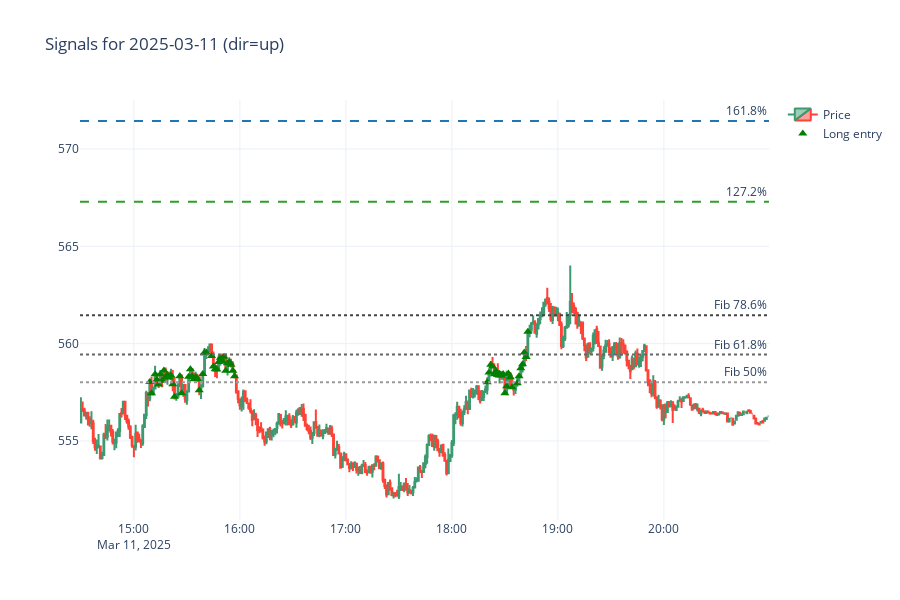

Here is the notebook cell this chart was saved with:
### Markdown cell above
## Signals: Fibonacci Pullback Strategy

This section derives simple buy/sell signals from the Fibonacci retracement overlays and plots them on a dedicated chart. Rules (per side):

- Direction: use intraday swing (auto) to decide up/down.
- Entry: price touches the 50–61.8% zone; trend filter (EMA9 vs EMA21); momentum check (RSI).
- Stop: beyond 78.6% or swing extreme with an ATR buffer.
- Targets: 1R partial; then swing extreme or 127.2%/161.8% extension.

A compact table prints key levels per signal.

### Code cell
# Compute and visualize simple Fibonacci pullback signals for the selected day
import math
from IPython.display import display

try:
    # Reuse the same date and loader from the dashboard
    day = _dt.value if '_dt' in globals() else os.getenv('SAMPLE_DT', '2025-03-11')
    sdf = load_day(day)
    print(f"[signals] dt={day} rows={len(sdf)}")
    if sdf.empty or not {'open','high','low','close'}.issubset(sdf.columns):
        print('[signals] missing data columns or empty day')
    else:
        # Indicators required for filters
        sdf['ema_fast'] = ema(sdf['close'], _ema_fast.value if '_ema_fast' in globals() else 9)
        sdf['ema_slow'] = ema(sdf['close'], _ema_slow.value if '_ema_slow' in globals() else 21)
        rsis = rsi(sdf['close'], 14)
        sdf['rsi'] = rsis

        # Determine swing and fib levels
        fib = compute_fib_levels(sdf, direction=_fib_dir.value if '_fib_dir' in globals() else 'auto')
        if not fib:
            print('[signals] cannot compute fib levels')
        else:
            lo, hi, direction = fib['low'], fib['high'], fib['direction']
            # Key levels
            fib_levels = dict(fib['levels'])
            L50, L618, L786 = fib_levels['50%'], fib_levels['61.8%'], fib_levels['78.6%']

            # Extension levels
            rng = hi - lo
            ext127, ext161 = (hi + 0.272*rng, hi + 0.618*rng) if direction=='up' else (lo - 0.272*rng, lo - 0.618*rng)

            # Build boolean masks
            in_zone = (sdf['low'] <= max(L50,L618)) & (sdf['high'] >= min(L50,L618))
            trend_up = (sdf['ema_fast'] > sdf['ema_slow'])
            trend_dn = (sdf['ema_fast'] < sdf['ema_slow'])
            mom_ok_long = sdf['rsi'] > 45
            mom_ok_short = sdf['rsi'] < 55

            # Entry signals
            long_ok = (direction=='up') & in_zone & trend_up & mom_ok_long
            short_ok = (direction=='down') & in_zone & trend_dn & mom_ok_short

            sdf['long_entry'] = long_ok
            sdf['short_entry'] = short_ok

            # Simple plot
            sfig = go.Figure()
            sfig.add_trace(go.Candlestick(x=sdf['ts'], open=sdf['open'], high=sdf['high'], low=sdf['low'], close=sdf['close'], name='Price'))
            # Zone bands
            sfig.add_hline(y=L50, line_dash='dot', line_color='#999', annotation_text='Fib 50%')
            sfig.add_hline(y=L618, line_dash='dot', line_color='#666', annotation_text='Fib 61.8%')
            sfig.add_hline(y=L786, line_dash='dot', line_color='#444', annotation_text='Fib 78.6%')
            # Extensions
            sfig.add_hline(y=ext127, line_dash='dash', line_color='#2ca02c', annotation_text='127.2%')
            sfig.add_hline(y=ext161, line_dash='dash', line_color='#1f77b4', annotation_text='161.8%')

            # Markers
            if sdf['long_entry'].any():
                e = sdf[sdf['long_entry']]
                sfig.add_trace(go.Scatter(x=e['ts'], y=e['close'], mode='markers', marker=dict(color='green', size=8, symbol='triangle-up'), name='Long entry'))
            if sdf['short_entry'].any():
                e = sdf[sdf['short_entry']]
                sfig.add_trace(go.Scatter(x=e['ts'], y=e['close'], mode='markers', marker=dict(color='red', size=8, symbol='triangle-down'), name='Short entry'))

            sfig.update_layout(title=f'Signals for {day} (dir={direction})', template='plotly_white', xaxis_rangeslider_visible=False, height=600)
            display(sfig)

            # Mini summary table
            import pandas as pd
            rows = []
            for idx, row in sdf[sdf['long_entry'] | sdf['short_entry']].iterrows():
                side = 'LONG' if row['long_entry'] else 'SHORT'
                stop = (lo if side=='LONG' else hi)
                tgt = (ext127 if side=='LONG' else ext127)
                rows.append({
                    'ts': row['ts'],
                    'side': side,
                    'price': row['close'],
                    'stop_level': stop,
                    'tgt_level': tgt,
                    'ema_fast': row['ema_fast'],
                    'ema_slow': row['ema_slow'],
                    'rsi': row['rsi'],
                })
            if rows:
                sigdf = pd.DataFrame(rows)
                display(sigdf.head(20))
            else:
                print('[signals] no entries under current rules')
except Exception as ex:
    print('[signals] error:', repr(ex))

### Figure 1 — Plotly figure (JSON) as saved in the notebook; plotly's stock layout.template omitted (floating-point values rounded to 4 significant figures; data arrays with more than 128 entries replaced by an {"elided": "..."} marker saying what was removed)
{"data": [{"close": {"elided": "390 float values"}, "high": {"elided": "390 float values"}, "low": {"elided": "390 float values"}, "name": "Price", "open": {"elided": "390 float values"}, "type": "candlestick", "x": {"elided": "390 str values"}}, {"marker": {"color": "green", "size": 8, "symbol": "triangle-up"}, "mode": "markers", "name": "Long entry", "type": "scatter", "x": ["2025-03-11T15:09:00", "2025-03-11T15:10:00", "2025-03-11T15:12:00", "2025-03-11T15:13:00", "2025-03-11T15:14:00", "2025-03-11T15:15:00", "2025-03-11T15:16:00", "2025-03-11T15:17:00", "2025-03-11T15:18:00", "2025-03-11T15:19:00", "2025-03-11T15:20:00", "2025-03-11T15:21:00", "2025-03-11T15:22:00", "2025-03-11T15:23:00", "2025-03-11T15:26:00", "2025-03-11T15:27:00", "2025-03-11T15:31:00", "2025-03-11T15:32:00", "2025-03-11T15:33:00", "2025-03-11T15:34:00", "2025-03-11T15:35:00", "2025-03-11T15:36:00", "2025-03-11T15:37:00", "2025-03-11T15:39:00", "2025-03-11T15:40:00", "2025-03-11T15:41:00", "2025-03-11T15:44:00", "2025-03-11T15:45:00", "2025-03-11T15:46:00", "2025-03-11T15:47:00", "2025-03-11T15:48:00", "2025-03-11T15:49:00", "2025-03-11T15:50:00", "2025-03-11T15:51:00", "2025-03-11T15:52:00", "2025-03-11T15:53:00", "2025-03-11T15:54:00", "2025-03-11T15:55:00", "2025-03-11T15:56:00", "2025-03-11T15:57:00", "2025-03-11T18:20:00", "2025-03-11T18:21:00", "2025-03-11T18:22:00", "2025-03-11T18:23:00", "2025-03-11T18:24:00", "2025-03-11T18:25:00", "2025-03-11T18:26:00", "2025-03-11T18:27:00", "2025-03-11T18:28:00", "2025-03-11T18:29:00", "2025-03-11T18:30:00", "2025-03-11T18:31:00", "2025-03-11T18:32:00", "2025-03-11T18:33:00", "2025-03-11T18:34:00", "2025-03-11T18:37:00", "2025-03-11T18:38:00", "2025-03-11T18:39:00", "2025-03-11T18:40:00", "2025-03-11T18:41:00", "2025-03-11T18:42:00", "2025-03-11T18:43:00"], "y": [558.0, 557.5, 558.4, 558.1, 557.9, 558.4, 558.1, 558.6, 558.3, 558.4, 558.3, 558.4, 557.9, 557.3, 558.3, 557.5, 558.3, 558.7, 558.3, 558.2, 558.3, 558.2, 557.6, 558.4, 559.5, 559.5, 559.4, 558.8, 558.7, 558.7, 559.1, 559.3, 559.1, 559.3, 558.6, 559.0, 559.1, 558.9, 558.6, 558.3, 558.0, 558.5, 558.9, 558.8, 558.4, 558.6, 558.4, 558.5, 558.4, 558.4, 557.5, 557.8, 558.5, 558.3, 557.8, 558.0, 558.3, 558.7, 558.9, 559.5, 559.3, 560.6]}], "layout": {"annotations": [{"showarrow": false, "text": "Fib 50%", "x": 1, "xanchor": "right", "xref": "x domain", "y": 558.0, "yanchor": "bottom", "yref": "y"}, {"showarrow": false, "text": "Fib 61.8%", "x": 1, "xanchor": "right", "xref": "x domain", "y": 559.4, "yanchor": "bottom", "yref": "y"}, {"showarrow": false, "text": "Fib 78.6%", "x": 1, "xanchor": "right", "xref": "x domain", "y": 561.5, "yanchor": "bottom", "yref": "y"}, {"showarrow": false, "text": "127.2%", "x": 1, "xanchor": "right", "xref": "x domain", "y": 567.3, "yanchor": "bottom", "yref": "y"}, {"showarrow": false, "text": "161.8%", "x": 1, "xanchor": "right", "xref": "x domain", "y": 571.4, "yanchor": "bottom", "yref": "y"}], "height": 600, "shapes": [{"line": {"color": "#999", "dash": "dot"}, "type": "line", "x0": 0, "x1": 1, "xref": "x domain", "y0": 558.0, "y1": 558.0, "yref": "y"}, {"line": {"color": "#666", "dash": "dot"}, "type": "line", "x0": 0, "x1": 1, "xref": "x domain", "y0": 559.4, "y1": 559.4, "yref": "y"}, {"line": {"color": "#444", "dash": "dot"}, "type": "line", "x0": 0, "x1": 1, "xref": "x domain", "y0": 561.5, "y1": 561.5, "yref": "y"}, {"line": {"color": "#2ca02c", "dash": "dash"}, "type": "line", "x0": 0, "x1": 1, "xref": "x domain", "y0": 567.3, "y1": 567.3, "yref": "y"}, {"line": {"color": "#1f77b4", "dash": "dash"}, "type": "line", "x0": 0, "x1": 1, "xref": "x domain", "y0": 571.4, "y1": 571.4, "yref": "y"}], "title": {"text": "Signals for 2025-03-11 (dir=up)"}, "xaxis": {"rangeslider": {"visible": false}}}}
